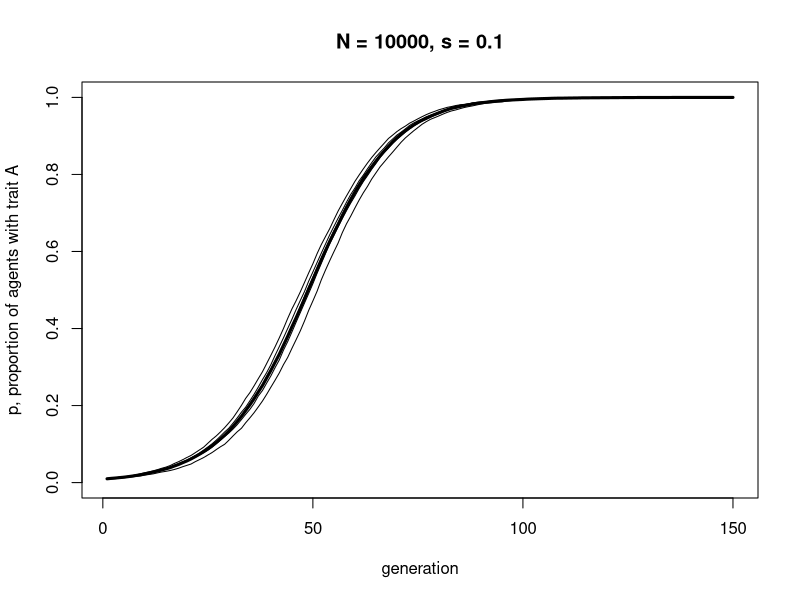
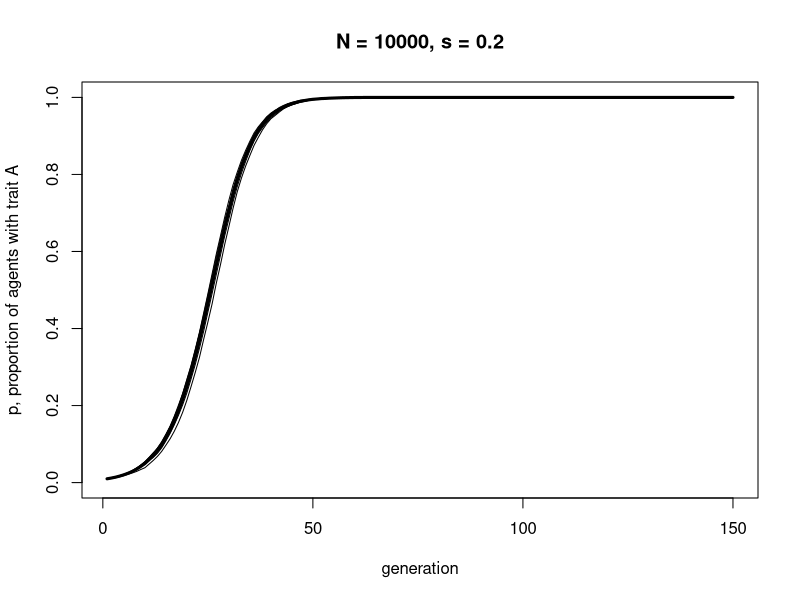
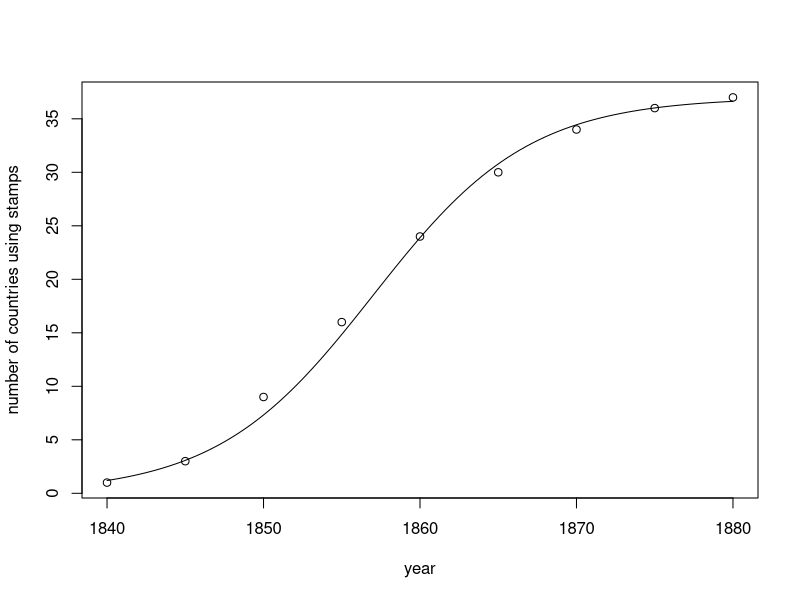
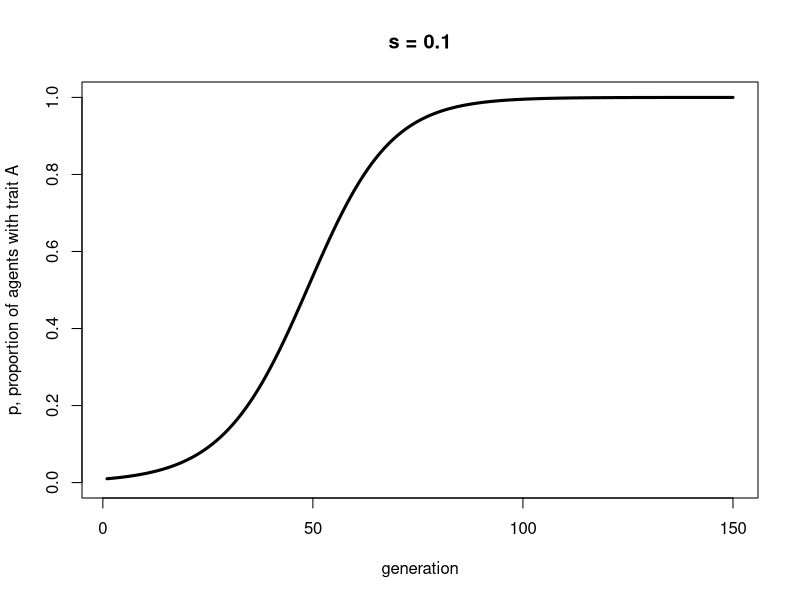

Recreate these plots in R, in order.
## ---- chunk 1

BiasedTransmission <- function (N, s, p_0, t_max, r_max) {
  
  # create a matrix with t_max rows and r_max columns, fill with NAs, convert to dataframe
  output <- as.data.frame(matrix(NA, t_max, r_max))  
  
  # purely cosmetic: rename the columns with run1, run2 etc.
  names(output) <- paste("run", 1:r_max, sep="")  

  for (r in 1:r_max) {
  
    # create first generation
    agent <- data.frame(trait = sample(c("A","B"), N, replace = TRUE, 
                        prob = c(p_0,1-p_0)))  
    
    # add first generation's p to first row of column r
    output[1,r] <- sum(agent$trait == "A") / N  
  
    for (t in 2:t_max) {
    
      # biased transmission
      
      # copy agent to previous_agent dataframe
      previous_agent <- agent  
      
      # for each agent, pick a random agent from the previous generation
      # as demonstrator and store their trait
      demonstrator_trait <- sample(previous_agent$trait, N, replace = TRUE)  
      
      # get N random numbers each between 0 and 1
      copy <- runif(N)  
      
      # if demonstrator has A and with probability s, copy A from demonstrator
      agent$trait[demonstrator_trait == "A" & copy < s] <- "A"  
    
      # get p and put it into output slot for this generation t and run r
      output[t,r] <- sum(agent$trait == "A") / N  
    
    }
  
  }

  # first plot a thick line for the mean p
  plot(rowMeans(output), 
       type = 'l', 
       ylab = "p, proportion of agents with trait A", 
       xlab = "generation", 
       ylim = c(0,1), 
       lwd = 3, 
       main = paste("N = ", N, ", s = ", s, sep = ""))

  for (r in 1:r_max) {  
    
    # add lines for each run, up to r_max
    lines(output[,r], type = 'l')  
    
  }

  output  # export data from function
}

## ---- chunk 2

data_model3 <- BiasedTransmission(N = 10000, s = 0.1, p_0 = 0.01, t_max = 150, r_max = 5)

## ---- chunk 3

data_model3 <- BiasedTransmission(N = 10000, s = 0.2, p_0 = 0.01, t_max = 150, r_max = 5)

## ---- chunk 4

# data from Pemberton (1936)
stamps <- data.frame(year = c(1840,1845,1850,1855,1860,1865,1870,1875,1880),
                     num_countries = c(1,3,9,16,24,30,34,36,37),
                     stringsAsFactors = FALSE)

plot(stamps$year, stamps$num_countries, 
     type = 'p', 
     ylab = "number of countries using stamps", 
     xlab = "year")

curve(37/(1+exp(-0.2*(x - 1857))), add = TRUE)

## ---- chunk 5
p <- rep(0, 150)
p[1] <- 0.01
s <- 0.1

for (i in 2:150) {
  p[i] <- p[i-1] + p[i-1]*(1-p[i-1])*s
}

plot(p, 
     type = 'l', 
     ylab = "p, proportion of agents with trait A", 
     xlab = "generation", 
     ylim = c(0,1), 
     lwd = 3, 
     main = paste("s = ", s, sep = ""))
